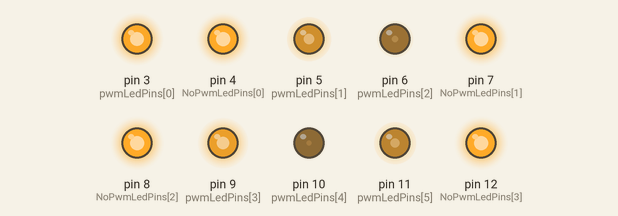
The sketch below on a simulated Arduino Uno, built with avr-gcc and run on an emulated ATmega328P. Shown: output pins drawn as LEDs (lit = HIGH).

Above: at 0.15 s.
At 4.66 s:
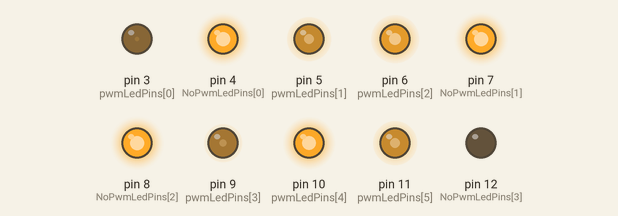
At 9.48 s:
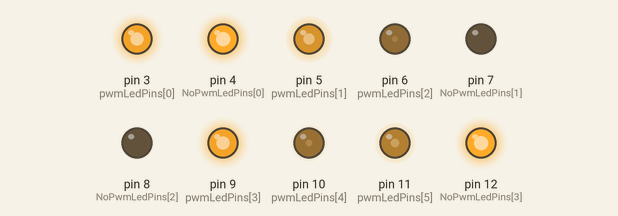
At 19.12 s:
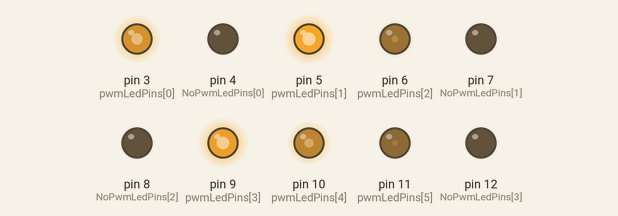
At 28.75 s:
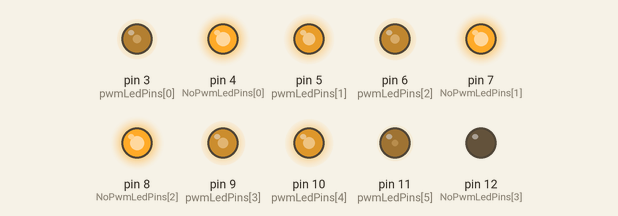
At 38.39 s:
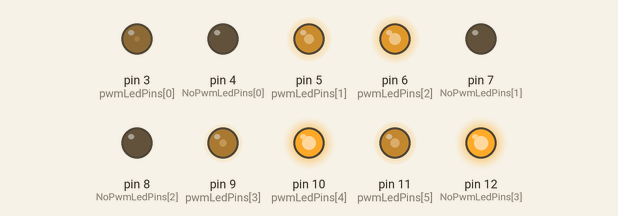
Timing chart, 0 to 38.5 s (numbered marks = the images above):
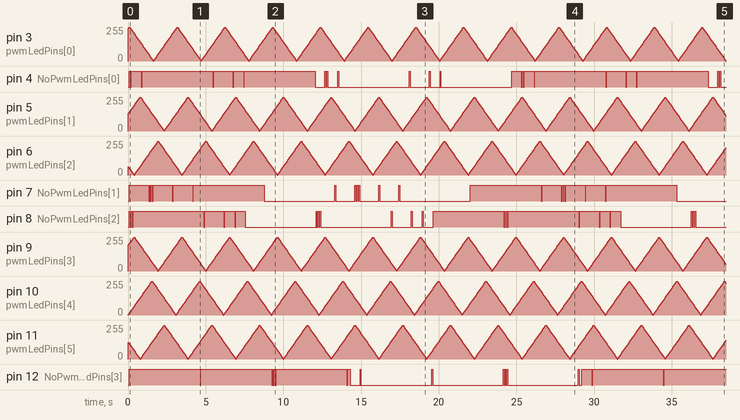

The sketch:

fireImitation10LED.ino
```cpp
/*
 * Imitate a fire's flickering light using PWD and NO PWD LED.
 *
 * PWD LEDs will dim and brighten while LED without PWM support flickers.
 *
 * This example used 10 3mm LED, each with a 220 ohm resistor connected to
 * individual pins.
 *
 * No external libraries needed.
*/

// Setup values for LED on pins with PWM (Pulse Width Monitoring) support.
const int numOfPwmLeds = 6;
const int pwmLedPins[numOfPwmLeds] = {3, 5, 6, 9, 10, 11}; // Pins for the LEDs with PWM support.
int Brightness[numOfPwmLeds] = {240, 127, 63, 191, 0, 127}; // Starting value for led brightness.
int Direction[numOfPwmLeds] = {1, 1, -1, 1, 1, -1}; // Indicates if the LED should brighten or dim.

// Duration for light on/off for LED on pins without PWM support. Used in schematics below.
const int MAX_LIGHT_DURATION = 150;
const int MEDIUM_LIGHT_DURATION = 40;
const int MIN_LIGHT_DURATION = 20;
const int GLIMMER = 1;
const int NOX = 1;

// Setup values for LED on pins without PWD support.
const int numOfNoPwmLeds = 4;
const int NoPwmLedPins[numOfNoPwmLeds] = {4, 7, 8, 12}; // Pins for the LEDs without PWM.
bool Shine[numOfNoPwmLeds] = {true, true, true, true}; // Indicates if the LED should be lit or not.
int currentIndex[numOfNoPwmLeds] = {0, 0, 0, 0}; // Stores the current index of ShineDurationSchematics for each LED without PWM.
int currentShineDuration[numOfNoPwmLeds] = {NOX, NOX, NOX, NOX}; // Stores the shine duration from ShineDurationSchematics schematic for each NO PWM LED

/*
 * Light sequences where NOX is used to indicate light OFF. It seems array pointers cannot be used due to limitation in compiler.
 * Each LED has it's own schematic to simulate the randomness of a flickering flame. (Odd index signifies OFF if Shine starts as true).
*/
int numOfIndexInSchematic = 0; // Scematic may differ in number of elements
const int MAX_CYCLES_SIZE = 12; // Maximum number of values in a schematic
const int ShineDurationSchematics[][MAX_CYCLES_SIZE] =
          {{MIN_LIGHT_DURATION, NOX, GLIMMER, NOX, MIN_LIGHT_DURATION, NOX, MAX_LIGHT_DURATION, NOX, MEDIUM_LIGHT_DURATION, NOX, MIN_LIGHT_DURATION, NOX},
           {MAX_LIGHT_DURATION, NOX, MEDIUM_LIGHT_DURATION, NOX, GLIMMER, NOX, GLIMMER, NOX, MEDIUM_LIGHT_DURATION, NOX, MEDIUM_LIGHT_DURATION, NOX},
           {MAX_LIGHT_DURATION, NOX, GLIMMER, NOX, GLIMMER, NOX, MAX_LIGHT_DURATION, NOX, MEDIUM_LIGHT_DURATION, NOX, MIN_LIGHT_DURATION, NOX},
           {MIN_LIGHT_DURATION, NOX, MAX_LIGHT_DURATION, NOX, MAX_LIGHT_DURATION, NOX, GLIMMER, NOX, GLIMMER, NOX, MAX_LIGHT_DURATION, NOX}};


// Other
int i = 0;
int j = 0;

void setup() {
  Serial.begin(9600);
  for (i = 0; i < numOfPwmLeds; i++) {
    pinMode(pwmLedPins[i], OUTPUT); // Sets the pins to output
  }
  for (j = 0; j < numOfNoPwmLeds; j++) {
    pinMode(NoPwmLedPins[j], OUTPUT); // Sets the pins to output
  }
}


void loop() {
// Dims and brightens LED on pins with PWM support.
  for (i = 0; i < numOfPwmLeds; i++) { // Loop through all PWM LEDs
    analogWrite(pwmLedPins[i], Brightness[i]); // Write to output pin
    Brightness[i] = Brightness[i] + Direction[i] * 5; // Change brightness (brighten or dim)
    if (Brightness[i] >= 255) { // Change direction if brightness hits the highest value (start dimming)
      Brightness[i] = 255;
      Direction[i] = -1;
    }
    if (Brightness[i] <= 0) { // Change direction if brightness hits the lowest value (start brighten)
      Brightness[i] = 0;
      Direction[i] = 1;
    }
  }

// Makes LED on pins without PWM support flicker.
  for (j = 0; j < numOfNoPwmLeds; j++) { // Loop through all No-PWM LEDs
    if (currentShineDuration[j] <= 0) {
      toggleNoPwmLed(j); // Turn the LED on or off
      numOfIndexInSchematic = (sizeof(ShineDurationSchematics[j])/sizeof(ShineDurationSchematics[j][currentIndex[j]]));
      currentIndex[j] = nextIndex(currentIndex[j], numOfIndexInSchematic); //If Shine Duration has hit 0 we move to the next step in the schematic.
      currentShineDuration[j] = ShineDurationSchematics[j][currentIndex[j]];
    } else {
      currentShineDuration[j]--;
    }
  }
  delay (30); // Time delay until it is all done again
  Serial.println();
}

void toggleNoPwmLed(int pin) {
  if (Shine[pin]) {
    digitalWrite(NoPwmLedPins[pin], LOW);
  } else {
    digitalWrite(NoPwmLedPins[pin], HIGH);
  }
  Shine[pin] = !Shine[pin];
}

int nextIndex(int currentIndexNum, int numOfIndex) {
  if (currentIndexNum < numOfIndex) {
      currentIndexNum++;
  } else {
    currentIndexNum = 0;
  }
  return currentIndexNum;
}
```
